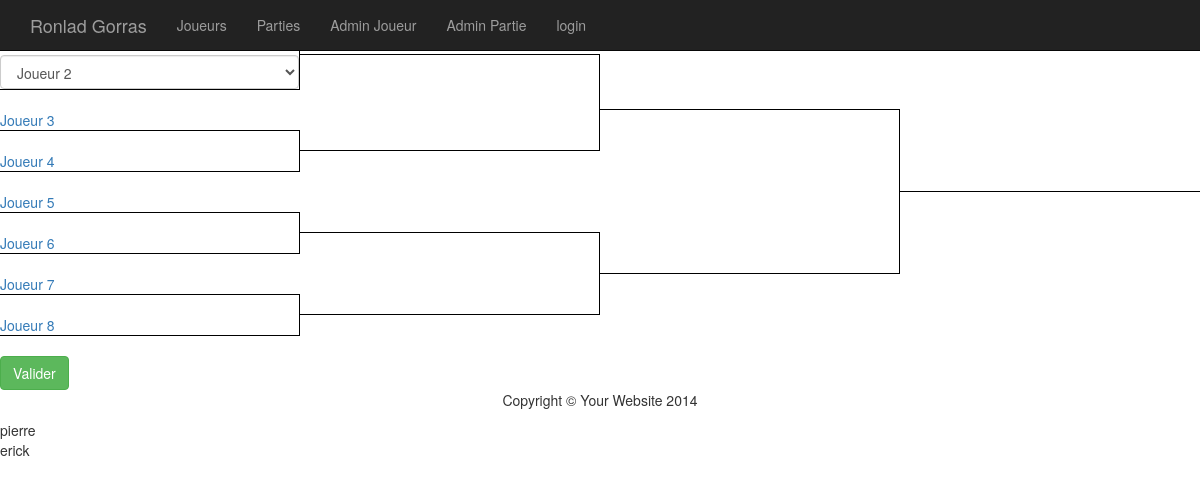
Before: /ctrl/partie.php with the older database file.
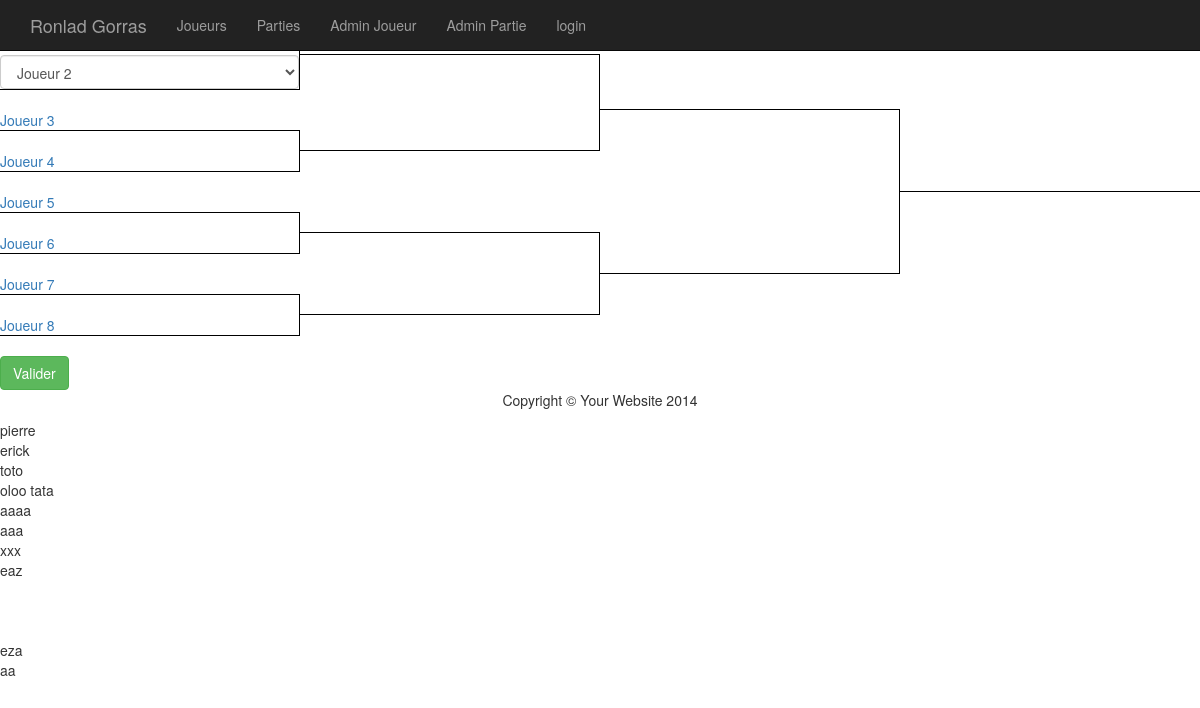
After: the same page with the newer database file.
### tables this page shows
CREATE TABLE IF NOT EXISTS `player` (
  `id` int(11) NOT NULL AUTO_INCREMENT,
  `nom` varchar(60) NOT NULL,
  `nationalite` varchar(30) DEFAULT NULL,
  `naissance` date DEFAULT NULL,
  PRIMARY KEY (`id`)
);

### model/daoJoueur.php (called while the page is built, shortened)
<?php
class daoJoueur{
	public static function getListeJoueur(){
		$query = "SELECT * FROM player LIMIT 0 , 30";
		$res=mysql_query($query);
		$items=array();
		while($ligne=mysql_fetch_assoc($res)){
			$item=new item();
			$item->nom=$ligne['nom'];
			$item->nationalite=$ligne['nationalite'];
			$item->annif=$ligne['naissance'];
			$items[]=$item;
		}
		return $items;
	}
}
?>

### model/modelJoueur.php (called while the page is built, shortened)
<?php
class item {
	static function getJoueurs(){
		include_once 'daoJoueur.php';
		$items=daoJoueur::getListeJoueur();
		return $items;
	}
}
?>

### ctrl/partie.php (the view, shortened to what this page needs)
<?php
if($_SERVER['REQUEST_METHOD']=="GET"){
	include_once"$racine/model/modelJoueur.php";
	$item = item::getJoueurs();
	include_once"$racine/vue/admin/partie.php";
	foreach($_SESSION['players'] as $truc) {
    echo $truc->nom, '<br>';
	}
}
?>

### vue/header.php (shortened to what this page needs)
<!DOCTYPE html>
<html lang="en">
<head>
    <link href="vue/css/bootstrap.min.css" rel="stylesheet">
    <link href="vue/css/custom.css" rel="stylesheet">
    </head>
    <body>
        <nav class="navbar navbar-inverse navbar-fixed-top" role="navigation">
            <div class="container">
                <div class="navbar-header">
                    <a class="navbar-brand" href="#">Ronlad Gorras</a>
                </div>
                <div class="collapse navbar-collapse" id="bs-example-navbar-collapse-1">
                    <ul class="nav navbar-nav">
                        <li>
                            <a href="#">Joueurs</a>
                        </li>
                        <li>
                            <a href="#">Parties</a>
                        </li>
                        <li>
                            <a href="<?php print("$nom_projet/index.php?page=_admin_joueur");?>">Admin Joueur</a>
                        </li>
                        <li>
                            <a href="<?php print("$nom_projet/index.php?page=_admin_partie");?>">Admin Partie</a>
                        </li>
						<li>
							<a href="#">login</a>
						</li>
                    </ul>
                </div>
            </div>
        </nav>

### vue/admin/partie.php (shortened to what this page needs)
<?php   require "$racine/vue/header.php"; ?>
<table border='0' cellspacing='0' width='100%' class="NONE">
    <tr>
        <td class='JH'>
        </div></td>
        <td width='25%'class='JH' rowspan=2><a name='b6'>&nbsp;</a></td>
        <td width='25%'class='JH' rowspan=4><a name='b2'>&nbsp;</a></td>
        <td width='25%'class='JH' rowspan=8><a name='b0'>&nbsp;</a></td>
    </tr>
    <tr>
        <td class='JHS'><a name='b14'>&nbsp;</a></td>
    </tr>
    <tr>
        <td class='JB'>
            <select class="form-control" id="sel2" onchange="checkDuplicate()">
                <option value="player">Joueur 2</option>
            </select>
        </td>
        <td class='JHS' rowspan=2><a name='b6'>&nbsp;</a></td>
    </tr>
    <tr>
        <td class='JBS'><a name='b13'>&nbsp;</a></td>
    </tr>
    <tr>
        <td class='JH'> <a name='b12'>Joueur 3</a></a></td>
        <td class='JB' rowspan=2><a name='b5'>&nbsp;</a></td>
        <td class='JHS' rowspan=4><a name='b2'>&nbsp;</a></td>
    </tr>
    <tr>
        <td class='JHS'><a name='b12'>&nbsp;</a></td>
    </tr>
    <tr>
        <td class='JB'> <a name='b11'>Joueur 4 </a></a></td>
        <td class='JBS' rowspan=2><a name='b5'>&nbsp;</a></td>
    </tr>
    <tr>
        <td class='JBS'><a name='b11'>&nbsp;</a></td>
    </tr>
    <tr>
        <td class='JH'> <a name='b10'>Joueur 5 </a></a></td>
        <td class='JH' rowspan=2><a name='b4'>&nbsp;</a></td>
        <td class='JB' rowspan=4><a name='b1'>&nbsp;</a></td>
        <td class='JBS' rowspan=8><a name='b0'>&nbsp;</a></td>
    </tr>
    <tr>
        <td class='JHS'><a name='b10'>&nbsp;</a></td>
    </tr>
    <tr>
        <td class='JB'> <a name='b9'>Joueur 6</a></a></td>
        <td class='JHS' rowspan=2><a name='b4'>&nbsp;</a></td>
    </tr>
    <tr>
        <td class='JBS'><a name='b9'>&nbsp;</a></td>
    </tr>
    <tr>
        <td class='JH'> <a name='b8'>Joueur 7</a></td>
        <td class='JB' rowspan=2><a name='b3'>&nbsp;</a></td>
        <td class='JBS' rowspan=4><a name='b1'>&nbsp;</a></td>
    </tr>
    <tr>
        <td class='JHS'><a name='b8'>&nbsp;</a></td>
    </tr>
    <tr>
        <td class='JB'> <a name='b7'>Joueur 8</a></td>
        <td class='JBS' rowspan=2><a name='b3'>&nbsp;</a></td>
    </tr>
    <tr>
        <td class='JBS'><a name='b7'>&nbsp;</a></td>
    </tr>
</table>
<button type="button" class="btn btn-success">Valider</button>
<?php   require "$racine/vue/footer.php"; ?>

### vue/footer.php (shortened to what this page needs)
    <footer>
        <div class="container">
            <div class="row">
                <div class="col-lg-12" align="center">
                    <p>Copyright &copy; Your Website 2014</p>
                </div>
            </div>
        </div>
    </footer>
</body>
</html>

### vue/css/custom.css (style rules this page uses)
td.JH { border-bottom:1px solid black; vertical-align:bottom; }
td.JB { border-bottom:1px solid black; border-right:1px solid black; vertical-align:bottom; }
td.JHS { border-right:1px solid black; vertical-align:top; }
td.JBS { vertical-align:top; }
table.NONE { border-spacing:10;border-collapse:initial }

Changed rows visible on the page:
added player: nom "toto"
added player: nom "oloo tata"
added player: nom "aaaa"
added player: nom "aaa"
added player: nom "xxx"
added player: nom "eaz"
added player: nom "eza"
added player: nom "aa"
